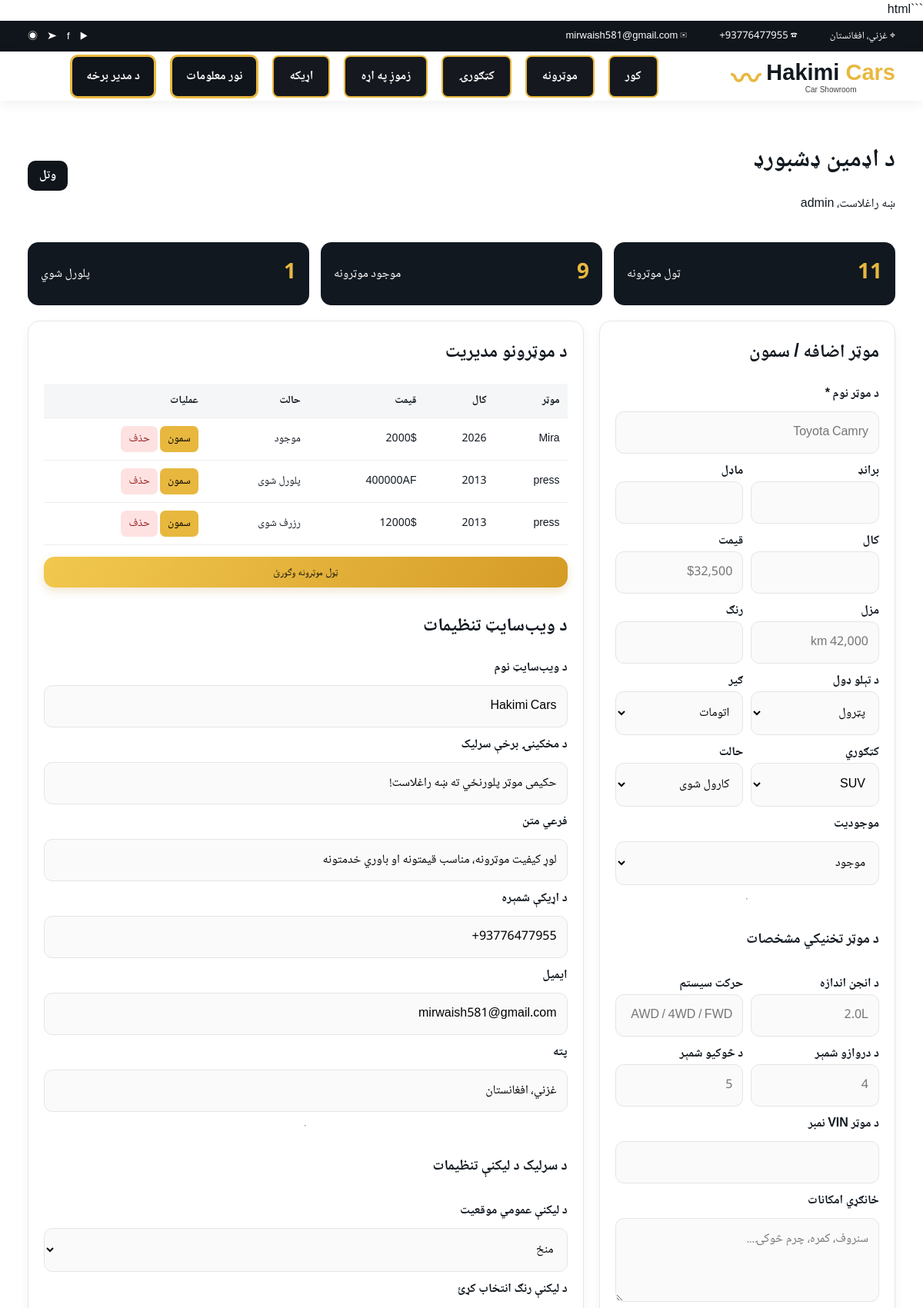
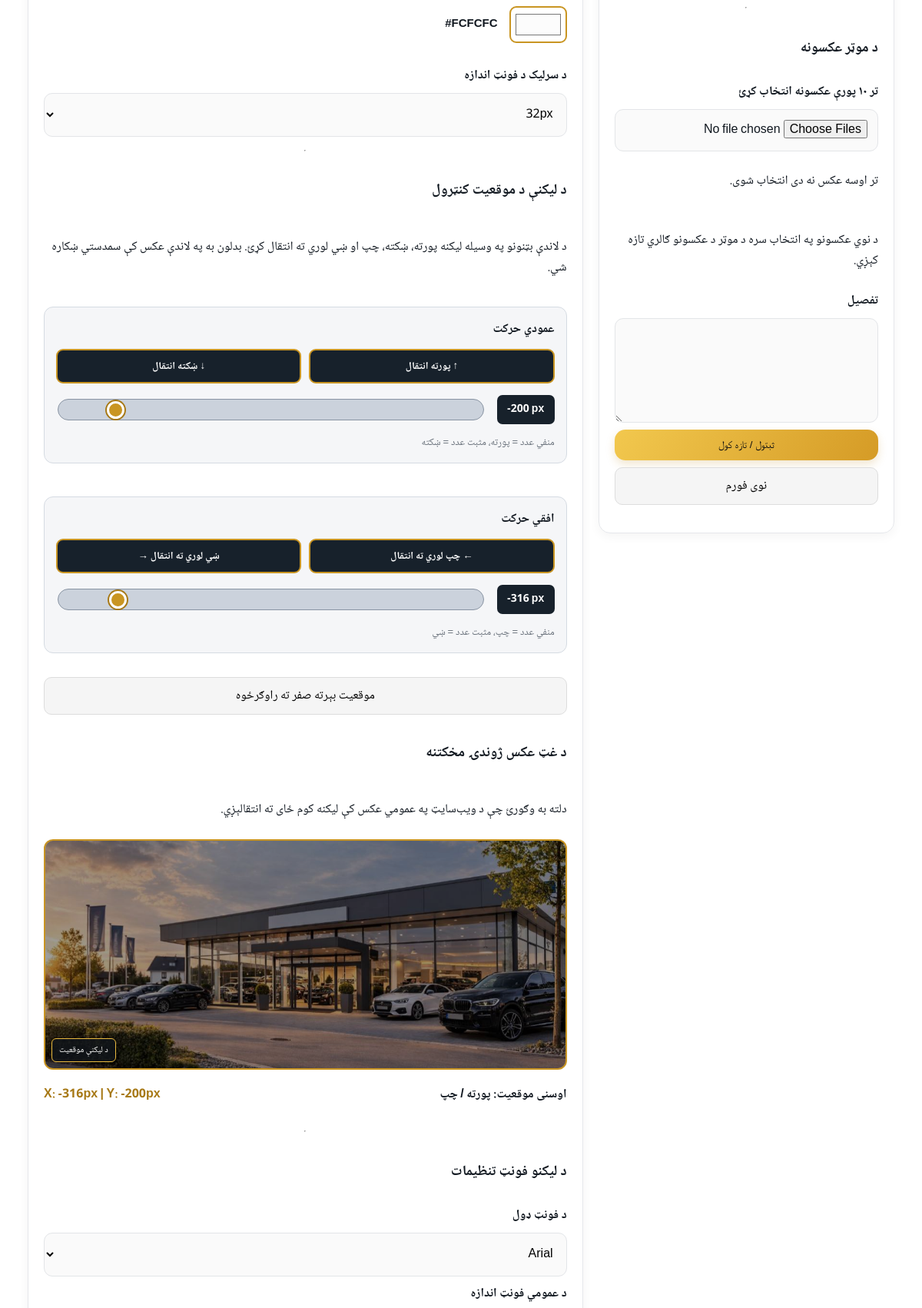
The page /admin (signed in, upper part) on the database its author committed (2 pictures, top to bottom).
### tables this page shows
CREATE TABLE settings(
            key TEXT PRIMARY KEY, value TEXT);

CREATE TABLE cars(
            id INTEGER PRIMARY KEY AUTOINCREMENT, name TEXT NOT NULL, brand TEXT, model TEXT,
            year TEXT, price TEXT, mileage TEXT, fuel TEXT, transmission TEXT, category TEXT,
            color TEXT, condition TEXT, status TEXT DEFAULT 'موجود', description TEXT,
            image TEXT, created_at TIMESTAMP DEFAULT CURRENT_TIMESTAMP, engine TEXT, drive TEXT, doors TEXT, seats TEXT, vin TEXT, features TEXT);

### app.py (the view)
@app.route("/admin")
@admin_required
def dashboard():
    with db() as con:
        rows = con.execute(
            "SELECT * FROM cars ORDER BY id DESC"
        ).fetchall()
        cars = []
        for row in rows:
            car = dict(row)
            car["gallery_images"] = get_car_gallery(
                con,
                car["id"]
            )
            cars.append(car)
        total = con.execute(
            "SELECT COUNT(*) FROM cars"
        ).fetchone()[0]
        available = con.execute(
            "SELECT COUNT(*) FROM cars WHERE status='موجود'"
        ).fetchone()[0]
        sold = con.execute(
            "SELECT COUNT(*) FROM cars WHERE status='پلورل شوی'"
        ).fetchone()[0]
    return render_template(
        "admin.html",
        cars=cars,
        total=total,
        available=available,
        sold=sold,
        settings=settings()
    )

### templates/admin.html (shortened to what this page needs)
{% extends "base.html" %}
{% block content %}
<main class="wrap adminpage">
    <div class="adminhead">
        <div>
            <h1>د اډمین ډشبورډ</h1>
            <p>ښه راغلاست، {{ session.get('admin_name') }}</p>
        </div>
        <a class="darkbtn" href="/admin/logout">وتل</a>
    </div>
    <div class="stats">
        <div><b>{{ total }}</b><span>ټول موټرونه</span></div>
        <div><b>{{ available }}</b><span>موجود موټرونه</span></div>
        <div><b>{{ sold }}</b><span>پلورل شوي</span></div>
    </div>
    <div class="admincols">
        <section class="panel">
            <h2>موټر اضافه / سمون</h2>
            <form method="post" action="/admin/car/save"
                  enctype="multipart/form-data" class="adminform"
                  id="carForm">
                <label>د موټر نوم *</label>
                <input name="name" id="name" required placeholder="Toyota Camry">
                <div class="formrow">
                    <div>
                        <label>برانډ</label>
                        <input name="brand" id="brand">
                    </div>
                    <div>
                        <label>ماډل</label>
                        <input name="model" id="model">
                    </div>
                </div>
                <div class="formrow">
                    <div>
                        <label>کال</label>
                        <input name="year" id="year">
                    </div>
                    <div>
                        <label>قیمت</label>
                        <input name="price" id="price" placeholder="$32,500">
                    </div>
                </div>
                <div class="formrow">
                    <div>
                        <label>مزل</label>
                        <input name="mileage" id="mileage" placeholder="42,000 km">
                    </div>
                    <div>
                        <label>رنګ</label>
                        <input name="color" id="color">
                    </div>
                </div>
                <div class="formrow">
                    <div>
                        <label>د تېلو ډول</label>
                        <select name="fuel" id="fuel">
                            <option value="پټرول">پټرول</option>
                        </select>
                    </div>
                    <div>
                        <label>ګیر</label>
                        <select name="transmission" id="transmission">
                            <option value="اتومات">اتومات</option>
                        </select>
                    </div>
                </div>
                <div class="formrow">
                    <div>
                        <label>کټګوري</label>
                        <select name="category" id="category">
                            <option value="SUV">SUV</option>
                        </select>
                    </div>
                    <div>
                        <label>حالت</label>
                        <select name="condition" id="condition">
                            <option value="کارول شوی">کارول شوی</option>
                        </select>
                    </div>
                </div>
                <label>موجودیت</label>
                <select name="status" id="status">
                    <option value="موجود">موجود</option>
                </select>
                <hr>
                <h3>د موټر تخنیکي مشخصات</h3>
                <div class="formrow">
                    <div>
                        <label>د انجن اندازه</label>
                        <input name="engine" id="engine" placeholder="2.0L">
                    </div>
                    <div>
                        <label>حرکت سیستم</label>
                        <input name="drive" id="drive" placeholder="AWD / 4WD / FWD">
                    </div>
                </div>
                <div class="formrow">
                    <div>
                        <label>د دروازو شمېر</label>
                        <input name="doors" id="doors" placeholder="4">
                    </div>
                    <div>
                        <label>د څوکیو شمېر</label>
                        <input name="seats" id="seats" placeholder="5">
                    </div>
                </div>
                <label>د موټر VIN نمبر</label>
                <input name="vin" id="vin">
                <label>ځانګړي امکانات</label>
                <textarea name="features" id="features" rows="3"
                          placeholder="سنروف، کمره، چرم څوکۍ..."></textarea>
                <hr>
                <h3>د موټر عکسونه</h3>
                <label>تر ۱۰ پورې عکسونه انتخاب کړئ</label>
                <input type="file" name="images" id="images"
                       accept="image/png,image/jpeg,image/webp" multiple>
                <p id="imageCount">تر اوسه عکس نه دی انتخاب شوی.</p>
                <p class="muted">
                    د نوي عکسونو په انتخاب سره د موټر د عکسونو ګالري تازه کېږي.
                </p>
                <label>تفصیل</label>
                <textarea name="description" id="description" rows="4"></textarea>
                <button type="submit" class="goldbtn full">
                    ثبتول / تازه کول
                </button>
                <button type="button" class="lightbtn full"
                        onclick="clearCarForm()">
                    نوی فورم
                </button>
            </form>
        </section>
        <section class="panel">
            <h2>د موټرونو مدیریت</h2>
            <div class="tablewrap">
                <table>
                    <thead>
                        <tr>
                            <th>موټر</th>
                            <th>کال</th>
                            <th>قیمت</th>
                            <th>حالت</th>
                            <th>عملیات</th>
                        </tr>
                    </thead>
                    <tbody>
                        {% for c in cars %}
                        <tr {% if loop.index > 3 %}hidden class="extra-car-row"{% endif %}>
                            <td>{{ c.name }}</td>
                            <td>{{ c.year }}</td>
                            <td>{{ c.price }}</td>
                            <td>{{ c.status }}</td>
                            <td>
                                <button type="button" class="smallbtn"
                                        onclick='editCar({{ c|tojson }})'>
                                    سمون
                                </button>
                                <form method="post"
                                      action="/admin/car/delete/{{ c.id }}"
                                      onsubmit="return confirm('دا موټر حذف شي؟')">
                                    <button type="submit" class="smallbtn danger">
                                        حذف
                                    </button>
                                </form>
                            </td>
                        </tr>
                        {% else %}
                        <tr>
                            <td colspan="5">تر اوسه موټر نه دی ثبت شوی.</td>
                        </tr>
                        {% endfor %}
                    </tbody>
                </table>
            </div>
            {% if cars|length > 3 %}
            <button type="button" class="goldbtn full"
                    id="toggleCarsBtn" style="margin-top:15px;">
                ټول موټرونه وګورئ
            </button>
            {% endif %}
            <h2 class="settings-title">د ویب‌سایټ تنظیمات</h2>
            <form method="post" action="/admin/settings"
                  enctype="multipart/form-data" class="adminform">
                <label>د ویب‌سایټ نوم</label>
                <input name="site_name"
                       value="{{ settings.get('site_name','Hakimi Cars') }}">
                <label>د مخکینۍ برخې سرلیک</label>
                <input name="hero_title" id="heroTitleInput"
                       value="{{ settings.get('hero_title','') }}">
                <label>فرعي متن</label>
                <input name="hero_subtitle" id="heroSubtitleInput"
                       value="{{ settings.get('hero_subtitle','') }}">
                <label>د اړیکې شمېره</label>
                <input name="phone" value="{{ settings.get('phone','') }}">
                <label>ایمیل</label>
                <input name="email" value="{{ settings.get('email','') }}">
                <label>پته</label>
                <input name="address" value="{{ settings.get('address','') }}">
                <hr>
                <h3>د سرلیک د لیکنې تنظیمات</h3>
                <label>د لیکنې عمومي موقعیت</label>
                <select name="hero_text_align" id="heroTextAlign">
                    <option value="center"
                        {% if settings.get('hero_text_align','center') == 'center' %}selected{% endif %}>
                        منځ
                    </option>
                </select>
                <label>د لیکنې رنګ انتخاب کړئ</label>
                <div class="color-control">
                    <input type="color" name="hero_text_color"
                           id="heroTextColor"
                           value="{{ settings.get('hero_text_color','#ffffff') }}">
                    <span id="heroColorValue">
                    </span>
                </div>
                <label>د سرلیک د فونټ اندازه</label>
                <select name="hero_title_size" id="heroTitleSize">
                    {% for size in ['20px','22px','24px','26px','28px','30px','32px','36px','40px','44px','48px','50px'] %}
                    <option value="{{ size }}"
                        {% if settings.get('hero_title_size','30px') == size %}selected{% endif %}>
                        {{ size }}
                    </option>
                    {% endfor %}
                </select>
                <hr>
                <h3>د لیکنې د موقعیت کنټرول</h3>
                <p class="muted">
                    د لاندې بټنونو په وسیله لیکنه پورته، ښکته، چپ او ښي لوري ته انتقال کړئ.
                    بدلون به په لاندې عکس کې سمدستي ښکاره شي.
                </p>
                <div class="position-control">
                    <label>عمودي حرکت</label>
                    <div class="direction-buttons vertical-buttons">
                        <button type="button" class="move-btn" id="moveUp">
                            ↑ پورته انتقال
                        </button>
                        <button type="button" class="move-btn" id="moveDown">
                            ↓ ښکته انتقال
                        </button>
                    </div>
                    <div class="slider-line">
                        <input type="range" id="heroTextY"
                               name="hero_text_y"
                               min="-250" max="250" step="1"
                               value="{{ settings.get('hero_text_y','0') }}">
                        <output id="heroTextYValue">
                        </output>
                    </div>
                    <p class="direction-help">
                        منفي عدد = پورته، مثبت عدد = ښکته
                    </p>
                </div>
                <div class="position-control">
                    <label>افقي حرکت</label>
                    <div class="direction-buttons horizontal-buttons">
                        <button type="button" class="move-btn" id="moveLeft">
                            ← چپ لوري ته انتقال
                        </button>
                        <button type="button" class="move-btn" id="moveRight">
                            ښي لوري ته انتقال →
                        </button>
                    </div>
                    <div class="slider-line">
                        <input type="range" id="heroTextX"
                               name="hero_text_x"
                               min="-400" max="400" step="1"
                               value="{{ settings.get('hero_text_x','0') }}">
                        <output id="heroTextXValue">
                        </output>
                    </div>
                    <p class="direction-help">
                        منفي عدد = چپ، مثبت عدد = ښي
                    </p>
                </div>
                <button type="button" class="lightbtn full"
                        id="resetPosition">
                    موقعیت بېرته صفر ته راوګرځوه
                </button>
                <h3 class="preview-heading">د غټ عکس ژوندۍ مخکتنه</h3>
                <p class="muted">
                    دلته به وګورئ چې د ویب‌سایټ په عمومي عکس کې لیکنه کوم ځای ته انتقالېږي.
                </p>
                <div class="hero-live-preview"
                    id="heroLivePreview"
                    {% if settings.get('hero_image') %}
                    style="background-image:url('{{ url_for('static', filename='uploads/' + settings.get('hero_image')) }}')"
                    {% endif %}>
                    <div class="preview-overlay"></div>
                    <div class="preview-position-marker">
                        د لیکنې موقعیت
                    </div>
                </div>
                <p class="preview-note">
                    <span id="previewDirection">اوسنی موقعیت: منځ</span>
                    <span id="previewCoordinates">X: 0px | Y: 0px</span>
                </p>
                <hr>
                <h3>د لیکنو فونټ تنظیمات</h3>
                <label>د فونټ ډول</label>
                <select name="font_family">
                    <option value="Arial"
                        {% if settings.get('font_family') == 'Arial' %}selected{% endif %}>
                        Arial
                    </option>
                </select>
                <label>د عمومي فونټ اندازه</label>
            </form>
        </section>
    </div>
</main>
{% endblock %}

### templates/base.html (shortened to what this page needs)
<!doctype html>
<html lang="ps" dir="rtl">
<head>
    <link rel="stylesheet" href="{{ url_for('static', filename='style.css') }}">
</head>
<body>
    <div class="topbar">
        <div class="wrap topinner">
            <span>⌖ {{ settings.get('address','کندهار، افغانستان') }}</span>
            <span>☎ {{ settings.get('phone','') }}</span>
            <span>✉ {{ settings.get('email','') }}</span>
            <span class="social">▶　f　➤　◉</span>
        </div>
    </div>
    <header class="header">
        <div class="wrap nav">
            <a class="logo" href="/">
                <span class="carline">〰</span>
                <span>
                    Hakimi <b>Cars</b>
                    <small>Car Showroom</small>
                </span>
            </a>
            <nav class="links">
                <a href="/">کور</a>
                <a href="/#cars">موټرونه</a>
                <a href="/#categories">کټګورۍ</a>
                <a href="/#about">زموږ په اړه</a>
                <a href="/#contact">اړیکه</a>
                <a class="more-info-btn" href="/#about">
                    نور معلومات
                </a>
                <a class="admin-menu-btn" href="/admin/login">
                    د مدیر برخه
                </a>
            </nav>
        </div>
    </header>
    {% block content %}{% endblock %}
</body>
</html>

### rows shown on the page
settings: get "غزني، افغانستان", address "غزني، افغانستان"
settings: get "93776477955+", phone "93776477955+"
settings: get "mirwaish581@gmail.com", email "mirwaish581@gmail.com"
cars: name "Mira", year "2026", price "2000$", status "موجود"
cars: name "press", year "2013", price "400000AF", status "پلورل شوی"
cars: name "press", year "2013", price "12000$", status "رزرف شوی"
settings: site_name "Hakimi Cars"
settings: hero_title "حکیمی موټر پلورنځي ته ښه راغلاست!"
settings: hero_subtitle "لوړ کیفیت موټرونه، مناسب قیمتونه او باوري خدمتونه"
settings: hero_text_align "منځ"
settings: hero_text_color "#fcfcfc"
settings: hero_title_size "32px"
settings: hero_text_y "-200"
settings: hero_text_x "-316"
settings: value (picture)
settings: font_family "Arial"

### other values the page prints
{{ session.get('admin_name') }} "admin"
{{ total }} "11"
{{ available }} "9"
{{ sold }} "1"
